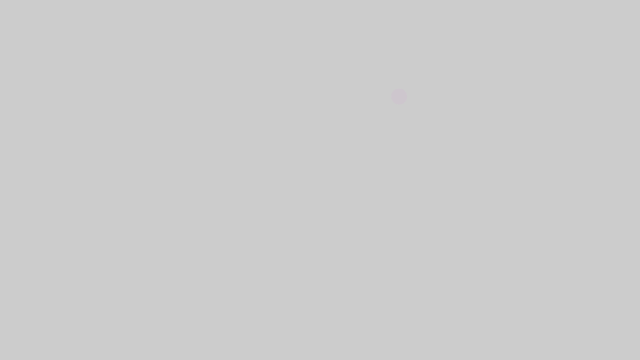
Frame 1 (no input)
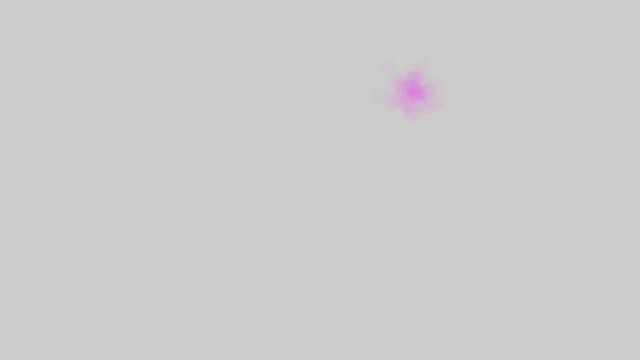
Frame 60 (the mouse pressed at the canvas centre just before this capture)
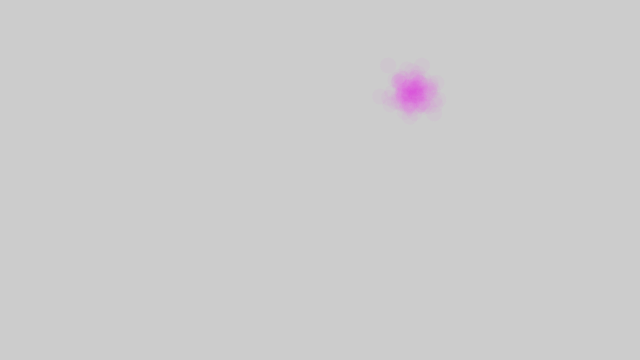
Frame 120 (the mouse held since frame 60 and released just before this capture)

The Processing sketch that drew these frames (run headless with seeded random() and noise(); from frame 60 on, the mouse is pressed at the canvas centre):

// Processing sketch: ex4
// ── ex4.pde
import java.util.*;

// We use the variable name “generator” because what we
// have here can be thought of as a random number generator.
Random generator;
Splatter splatter;

void setup() {
  size(640,360);
  generator = new Random();
  splatter = new Splatter();
}

void draw() {
  splatter.next();
  splatter.display();
}

void mouseClicked() {
  splatter = new Splatter();
}

// ── Splatter.pde
class Splatter {
  float x;
  float y;
  float r;
  float g;
  float b;
  Splatter() {
    x = random(1)*width;
    y = random(1)*height;
    r = random(255);
    g = random(255);
    b = random(255);
  }
  Splatter(int x, int y) {
    this.x = x;
    this.y = y;
    r = random(1);
    g = random(1);
    b = random(1);
  }
  
  float gaus(float sd, float mean)
  {
      float num = (float) generator.nextGaussian();

      // Multiply by the standard deviation and add the mean.
      return sd * num + mean;
  }
  
   void display() {
    noStroke();
    fill(r,g,b,10);
    
    // Multiply by the standard deviation and add the mean.
    float posX = gaus(10,x);
    float posY = gaus(10,y);
  
    ellipse(posX,posY,16,16); //<>//
  }
    void next() {
  }
}
